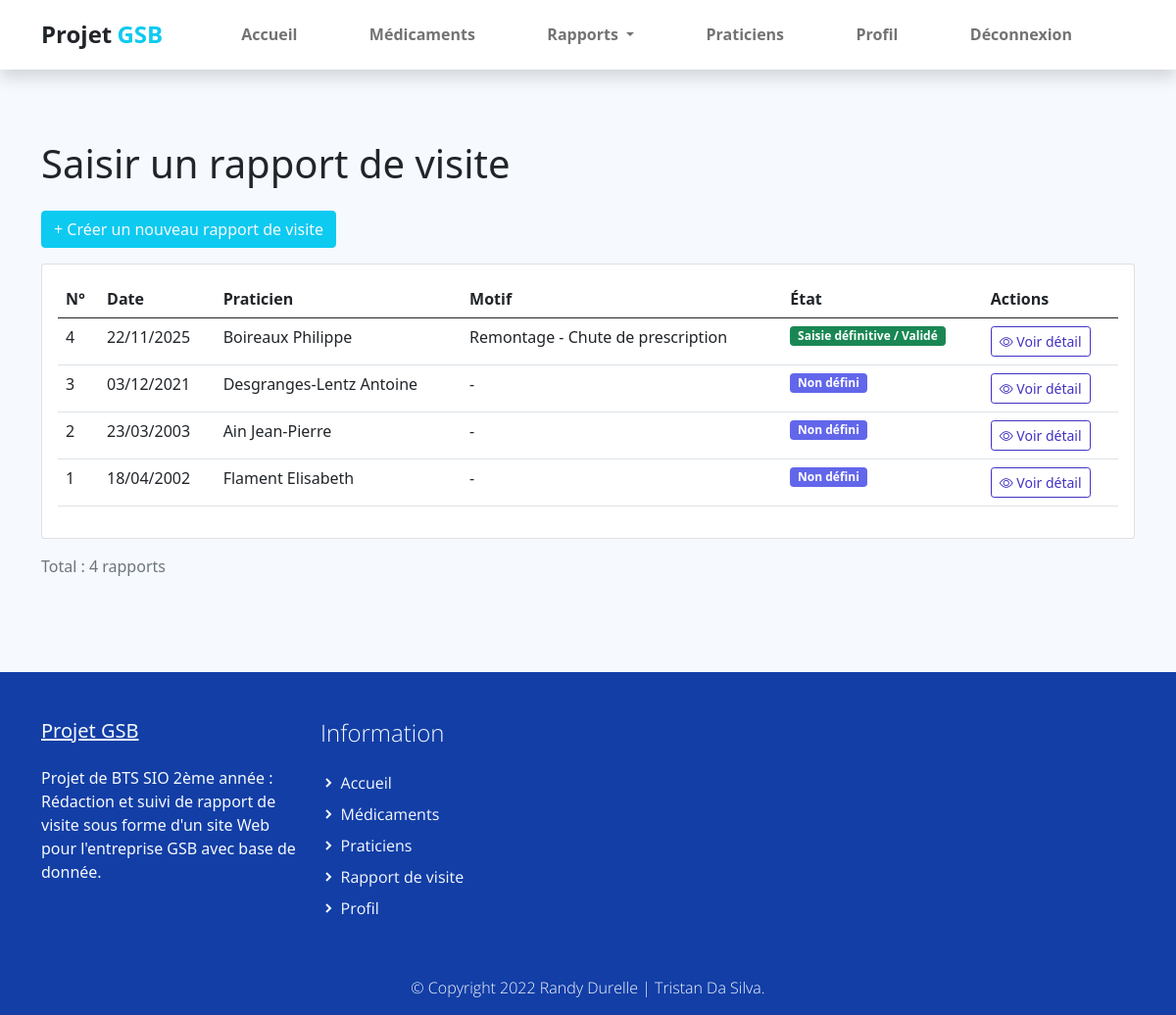
/index.php?uc=rapports&action=liste (signed in), run on the app's committed database.
### tables this page shows
CREATE TABLE IF NOT EXISTS `rapport_visite` (
  `VIS_MATRICULE` varchar(10) NOT NULL,
  `RAP_NUM` int(11) NOT NULL,
  `RAP_DATEVISITE` date DEFAULT NULL,
  `RAP_BILAN` varchar(255) DEFAULT NULL,
  `RAP_MOTIF` varchar(50) DEFAULT NULL,
  `ETAT_CODE` int(11) DEFAULT NULL,
  `MED_DEPOTLEGAL1` varchar(10) DEFAULT NULL,
  `MED_DEPOTLEGAL2` varchar(10) DEFAULT NULL,
  `MOT_CODE` int(11) DEFAULT NULL,
  `PRA_NUM` int(11) NOT NULL,
  PRIMARY KEY (`VIS_MATRICULE`,`RAP_NUM`),
  KEY `rapport_visite_praticien_remp_FK` (`PRA_NUM`),
  KEY `rapport_visite_motif_FK` (`MOT_CODE`),
  KEY `rapport_visite_etat_FK` (`ETAT_CODE`),
  KEY `rapport_visite_medicament1_FK` (`MED_DEPOTLEGAL1`),
  KEY `rapport_visite_medicament2_FK` (`MED_DEPOTLEGAL2`)
);

CREATE TABLE IF NOT EXISTS `praticien` (
  `PRA_NUM` int(11) NOT NULL,
  `PRA_PRENOM` varchar(30) DEFAULT NULL,
  `PRA_NOM` varchar(30) DEFAULT NULL,
  `PRA_ADRESSE` varchar(50) DEFAULT NULL,
  `PRA_CP` varchar(5) DEFAULT NULL,
  `PRA_VILLE` varchar(25) DEFAULT NULL,
  `PRA_COEFNOTORIETE` float DEFAULT NULL,
  `PRA_COEFCONFIANCE` float DEFAULT NULL,
  `TYP_CODE` varchar(3) NOT NULL,
  PRIMARY KEY (`PRA_NUM`),
  KEY `praticien_type_praticien0_FK` (`TYP_CODE`)
);

CREATE TABLE IF NOT EXISTS `motif_visite` (
  `MOT_CODE` int(11) NOT NULL,
  `MOT_LIBELLE` varchar(50) NOT NULL,
  PRIMARY KEY (`MOT_CODE`)
);

CREATE TABLE IF NOT EXISTS `etat` (
  `ETAT_CODE` int(11) NOT NULL,
  `ETAT_LIBELLE` varchar(50) NOT NULL,
  PRIMARY KEY (`ETAT_CODE`)
);

### modele/rapport.modele.inc.php (called while the page is built, shortened)
<?php
function getRapportsParVisiteur($matricule)
{
    try {
        $pdo = connexionPDO();
        $sql = 'SELECT r.*, p.PRA_NOM, p.PRA_PRENOM, m.MOT_LIBELLE, e.ETAT_LIBELLE
                FROM rapport_visite r
                INNER JOIN praticien p ON r.PRA_NUM = p.PRA_NUM
                LEFT JOIN motif_visite m ON r.MOT_CODE = m.MOT_CODE
                LEFT JOIN etat e ON r.ETAT_CODE = e.ETAT_CODE
                WHERE r.VIS_MATRICULE = :matricule
                ORDER BY r.RAP_DATEVISITE DESC, r.RAP_NUM DESC';
        $stmt = $pdo->prepare($sql);
        $stmt->bindValue(':matricule', $matricule, PDO::PARAM_STR);
        $stmt->execute();
        return $stmt->fetchAll(PDO::FETCH_ASSOC);
    } catch (PDOException $e) {
        print "Erreur ! : " . $e->getMessage();
        die();
    }
}

### vues/v_listeRapports.php (the view, shortened to what this page needs)
<section class="py-5">
<div class="container mt-4 mb-5">
    <h1 class="mb-4">Saisir un rapport de visite</h1>
    <div class="mb-3">
        <a href="index.php?uc=rapports&action=nouveau" class="btn btn-info text-light">
            + Créer un nouveau rapport de visite
        </a>
    </div>
    <?php if (empty($rapports)) : ?>
        <div class="alert alert-info">
            <p class="mb-0">Vous n'avez pas encore créé de rapport de visite.</p>
        </div>
    <?php else : ?>
        <div class="card">
            <div class="card-body">
                <div class="table-responsive">
                    <table class="table table-hover">
                        <thead>
                            <tr>
                                <th>N°</th>
                                <th>Date</th>
                                <th>Praticien</th>
                                <th>Motif</th>
                                <th>État</th>
                                <th>Actions</th>
                            </tr>
                        </thead>
                        <tbody>
                            <?php foreach ($rapports as $rap) : ?>
                                <tr>
                                    <td><?= htmlspecialchars($rap['RAP_NUM']) ?></td>
                                    <td>
                                        <?php
                                        if (!empty($rap['RAP_DATEVISITE'])) {
                                            $date = new DateTime($rap['RAP_DATEVISITE']);
                                            echo $date->format('d/m/Y');
                                        } else {
                                            echo '-';
                                        }
                                        ?>
                                    </td>
                                    <td><?= htmlspecialchars($rap['PRA_NOM'] . ' ' . $rap['PRA_PRENOM']) ?></td>
                                    <td><?= htmlspecialchars($rap['MOT_LIBELLE'] ?? '-') ?></td>
                                    <td>
                                        <?php
                                        $etatLibelle = $rap['ETAT_LIBELLE'] ?? 'Non défini';
                                        $badgeClass = 'bg-secondary';
                                        if (strpos(strtolower($etatLibelle), 'cours') !== false) {
                                            $badgeClass = 'bg-warning text-dark';
                                        } elseif (strpos(strtolower($etatLibelle), 'valid') !== false || strpos(strtolower($etatLibelle), 'définitive') !== false) {
                                            $badgeClass = 'bg-success';
                                        } elseif (strpos(strtolower($etatLibelle), 'consult') !== false) {
                                            $badgeClass = 'bg-info';
                                        }
                                        ?>
                                        <span class="badge <?= $badgeClass ?>">
                                            <?= htmlspecialchars($etatLibelle) ?>
                                        </span>
                                    </td>
                                    <td>
                                        <a href="index.php?uc=rapports&action=detail&num=<?= $rap['RAP_NUM'] ?>"
                                           class="btn btn-sm btn-outline-primary">
                                            <i class="bi bi-eye"></i> Voir détail
                                        </a>
                                    </td>
                                </tr>
                            <?php endforeach; ?>
                        </tbody>
                    </table>
                </div>
            </div>
        </div>
        <p class="text-muted mt-3">
            Total : <?= count($rapports) ?> rapport<?= count($rapports) > 1 ? 's' : '' ?>
        </p>
    <?php endif; ?>
    </div>
</section>

### vues/v_header.php (shortened to what this page needs)
<head>
    <link href="assets/css/bootstrap.min.css" rel="stylesheet">
    <link href="assets/css/boxicon.min.css" rel="stylesheet">
    <link rel="stylesheet" href="assets/css/gsb.css">
    <link rel="stylesheet" href="assets/css/custom.css">
    <link rel="stylesheet" href="https://cdn.jsdelivr.net/npm/bootstrap-icons@1.8.1/font/bootstrap-icons.css">
</head>
<body>
    <nav id="main_nav" class="navbar navbar-expand-lg navbar-light bg-white shadow">
        <div class="menuCont container">
            <a class="navbar-brand h1 my-2" href="index.php?uc=accueil">
                <span class="text-dark h4 fw-bold">Projet</span> <span class="text-info h4 fw-bold">GSB</span>
            </a>
            <div class="align-self-center collapse navbar-collapse flex-fill  d-lg-flex justify-content-lg-between" id="navbar-toggler-success">
                <div class="flex-fill d-flex justify-content-end">
                    <ul class="nav navbar-nav d-flex justify-content-between mx-xl-5 text-center text-dark">
                        <li class="nav-item ">
                            <a class="nav-link btn-outline-info rounded-pill px-3 fw-bold" href="index.php?uc=accueil">Accueil</a>
                        </li>
                        <?php if (isset($_SESSION['habilitation']) && ($_SESSION['habilitation'] == 1 || $_SESSION['habilitation'] == 2 || $_SESSION['habilitation'] == 3)) { ?>
                        <li class="nav-item ">
                            <a class="nav-link btn-outline-info rounded-pill px-3 fw-bold" href="index.php?uc=medicaments&action=formulairemedoc">Médicaments</a>
                        </li>
                        <li class="nav-item dropdown">
                            <a class="nav-link btn-outline-info rounded-pill px-3 fw-bold dropdown-toggle" href="#" id="rapportsDropdown" role="button" data-bs-toggle="dropdown" aria-expanded="false">
                                Rapports
                            </a>
                        </li>
                        <?php } ?>
                        <?php if (isset($_SESSION['habilitation']) && ($_SESSION['habilitation'] == 1 || $_SESSION['habilitation'] == 2 || $_SESSION['habilitation'] == 3)) { ?>
                        <li class="nav-item">
                            <a class="nav-link btn-outline-info rounded-pill px-3 fw-bold" href="index.php?uc=praticiens&action=selection">Praticiens</a>
                        </li>
                        <?php } ?>
                        <?php if (isset($_SESSION['login'])) { ?>
                        <li class="nav-item ">
                            <a class="nav-link btn-outline-info rounded-pill px-3 fw-bold" href="index.php?uc=connexion&action=profil">Profil</a>
                        </li>
                        <li class="nav-item">
                            <a class="nav-link btn-outline-info rounded-pill px-3 fw-bold" href="index.php?uc=connexion&action=deconnexion">Déconnexion</a>
                        </li>
                        <?php } else { ?>
                        <li class="nav-item ">
                            <a class="nav-link btn-outline-info rounded-pill px-3 fw-bold" href="index.php?uc=connexion&action=connexion">Se connecter</a>
                        </li>
                        <?php } ?>
                    </ul>
                </div>
            </div>
        </div>
    </nav>

### index.php (shortened to what this page needs)
<?php
    if(!isset($_REQUEST['uc']) || empty($_REQUEST['uc']))
        $uc = 'accueil';
    else{
        $uc = $_REQUEST['uc'];
    }
    include("vues/v_header.php");
    switch($uc)
    {
        case 'rapports' :
            if (!empty($_SESSION['login'])) {
                include("controleur/c_rapports.php");
            } else {
                include("vues/v_accesInterdit.php");
            }
            break;
    }
?>
<?php include("vues/v_footer.php") ;?>
</body>
</html>

### controleur/c_rapports.php (shortened to what this page needs)
<?php
require_once 'modele/rapport.modele.inc.php';
$matriculeVisiteur = $_SESSION['matricule'];
if (!isset($_REQUEST['action']) || empty($_REQUEST['action'])) {
    $action = "liste";
} else {
    $action = $_REQUEST['action'];
}
switch ($action) {
    case 'liste':
        $rapports = getRapportsParVisiteur($matriculeVisiteur);
        include("vues/v_listeRapports.php");
        break;
}

### vues/v_footer.php (shortened to what this page needs)
<div id="foot">
    <footer class="pt-4 d-flex flex-column justify-content-between">
        <div class="container">
            <div class="row pt-4">
                <div class="col-lg-3 col-12 align-left">
                    <a class="navbar-brand" href="index.php?uc=accueil">
                        <span class="text-light h5"><u>Projet GSB</u></span>
                    </a>
                    <p class="text-light my-lg-4 my-2">
                        Projet de BTS SIO 2ème année : Rédaction et suivi de rapport de visite sous forme d'un site Web pour l'entreprise GSB avec base de donnée.
                    </p>
                </div>
                <div class="col-lg-3 col-md-4 my-sm-0 mt-4">
                    <h3 class="h4 pb-lg-3 text-light light-300">Information</h2>
                        <ul class="list-unstyled text-light light-300">
                            <li class="pb-2">
                                <i class='bx-fw bx bxs-chevron-right bx-xs'></i><a class="text-decoration-none text-light" href="index.php?uc=accueil">Accueil</a>
                            </li>
                            <?php if (isset($_SESSION['login'])) { ?>
                                <?php if (isset($_SESSION['habilitation']) && ($_SESSION['habilitation'] == 1 || $_SESSION['habilitation'] == 2 || $_SESSION['habilitation'] == 3)) { ?>
                                <li class="pb-2">
                                    <i class='bx-fw bx bxs-chevron-right bx-xs'></i><a class="text-decoration-none text-light py-1" href="index.php?uc=medicaments&action=formulairemedoc">Médicaments</a>
                                </li>
                                <li class="pb-2">
                                    <i class='bx-fw bx bxs-chevron-right bx-xs'></i><a class="text-decoration-none text-light py-1" href="index.php?uc=praticiens&action=selection">Praticiens</a>
                                </li>
                                <?php } ?>
                                <?php if (isset($_SESSION['habilitation']) && ($_SESSION['habilitation'] == 1 || $_SESSION['habilitation'] == 2)) { ?>
                                <li class="pb-2 dropdown">
                                    <i class='bx-fw bx bxs-chevron-right bx-xs'></i><a class="text-decoration-none text-light py-1" href="#" id="navbarDarkDropdownMenuLink" role="button" data-bs-toggle="dropdown" aria-expanded="false">Rapport de visite</a>
                                </li>
                                <?php } ?>
                                <li class="pb-2">
                                    <i class="bx-fw bx bxs-chevron-right bx-xs"></i><a class="text-decoration-none text-light py-1" href="index.php?uc=connexion&action=profil">Profil</a>
                                </li>
                            <?php } else { ?>
                                <li class="pb-2">
                                    <i class="bx-fw bx bxs-chevron-right bx-xs"></i><a class="text-decoration-none text-light py-1" href="index.php?uc=connexion&action=connexion">Connexion</a>
                                </li>
                            <?php } ?>
                        </ul>
                </div>
            </div>
        </div>
        <div class="w-100 footercustom pt-3">
            <div class="container">
                <div class="row pt-2 d-flex justify-content-center">
                    <div class="col-lg-6 col-sm-12">
                        <p class="text-center text-light light-300">
                            © Copyright 2022 Randy Durelle | Tristan Da Silva.
                        </p>
                    </div>
                </div>
            </div>
        </div>
    </footer>
</div>

### assets/css/gsb.css (style rules this page uses)
p, a { font-weight: 400; }
.light-300 { font-family: "Open Sans", sans-serif !important; font-weight: 300; }
.menuCont { display: flex; justify-content: space-between; align-items: center; }

### assets/css/custom.css (style rules this page uses)
body, html { height: 100%; margin: 0; padding: 0; }
body { background: #f6f9fe !important; width: 100%; position: relative; display: table; }
#foot { display: table-row; width: 100%; height: 350px; }
footer { min-height: 350px; background-color: #123ea6; }
.navbar-nav { max-width: 1000px; width: 100%; }

### data on the page
rapport_visite: RAP_NUM "4", RAP_DATEVISITE "22/11/2025", PRA_NUM.PRA_PRENOM "Boireaux Philippe", MOT_CODE.MOT_LIBELLE "Remontage - Chute de prescription", ETAT_CODE.ETAT_LIBELLE "Saisie définitive / Validé"
rapport_visite: RAP_NUM "3", RAP_DATEVISITE "03/12/2021", PRA_NUM.PRA_PRENOM "Desgranges-Lentz Antoine", MOT_LIBELLE "-", etatLibelle "Non défini"
rapport_visite: RAP_NUM "2", RAP_DATEVISITE "23/03/2003", PRA_NUM.PRA_PRENOM "Ain Jean-Pierre", MOT_LIBELLE "-", etatLibelle "Non défini"
rapport_visite: RAP_NUM "1", RAP_DATEVISITE "18/04/2002", PRA_NUM.PRA_PRENOM "Flament Elisabeth", MOT_LIBELLE "-", etatLibelle "Non défini"

### other printed values
count($rapports) "4"
